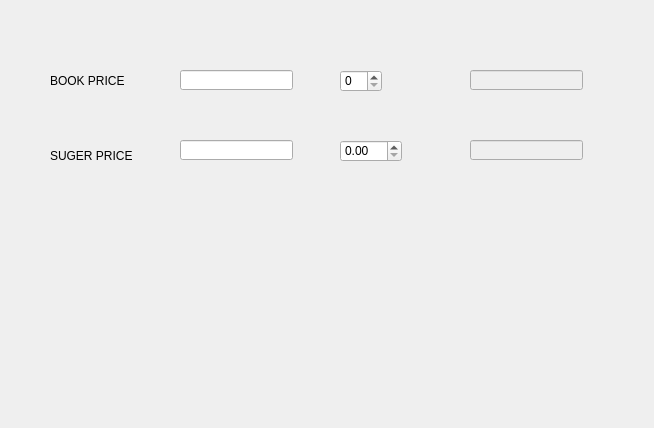
<?xml version="1.0" encoding="UTF-8"?>
<ui version="4.0">
 <class>Dialog</class>
 <widget class="QDialog" name="Dialog">
  <property name="geometry">
   <rect>
    <x>0</x>
    <y>0</y>
    <width>654</width>
    <height>428</height>
   </rect>
  </property>
  <property name="windowTitle">
   <string>Dialog</string>
  </property>
  <widget class="QLabel" name="label">
   <property name="geometry">
    <rect>
     <x>50</x>
     <y>60</y>
     <width>81</width>
     <height>41</height>
    </rect>
   </property>
   <property name="text">
    <string>BOOK PRICE</string>
   </property>
  </widget>
  <widget class="QLabel" name="label_2">
   <property name="geometry">
    <rect>
     <x>50</x>
     <y>140</y>
     <width>91</width>
     <height>31</height>
    </rect>
   </property>
   <property name="text">
    <string>SUGER PRICE</string>
   </property>
  </widget>
  <widget class="QSpinBox" name="spinBoxBookQty">
   <property name="geometry">
    <rect>
     <x>340</x>
     <y>70</y>
     <width>42</width>
     <height>22</height>
    </rect>
   </property>
  </widget>
  <widget class="QDoubleSpinBox" name="doubleSpinBoxSugarQty">
   <property name="geometry">
    <rect>
     <x>340</x>
     <y>140</y>
     <width>62</width>
     <height>22</height>
    </rect>
   </property>
  </widget>
  <widget class="QLineEdit" name="lineEditBookPrice">
   <property name="geometry">
    <rect>
     <x>180</x>
     <y>70</y>
     <width>113</width>
     <height>20</height>
    </rect>
   </property>
  </widget>
  <widget class="QLineEdit" name="lineEditSugarPrice">
   <property name="geometry">
    <rect>
     <x>180</x>
     <y>140</y>
     <width>113</width>
     <height>20</height>
    </rect>
   </property>
  </widget>
  <widget class="QLineEdit" name="lineEditBookAmount">
   <property name="enabled">
    <bool>false</bool>
   </property>
   <property name="geometry">
    <rect>
     <x>470</x>
     <y>70</y>
     <width>113</width>
     <height>20</height>
    </rect>
   </property>
  </widget>
  <widget class="QLineEdit" name="lineEditSugarAmount">
   <property name="enabled">
    <bool>false</bool>
   </property>
   <property name="geometry">
    <rect>
     <x>470</x>
     <y>140</y>
     <width>113</width>
     <height>20</height>
    </rect>
   </property>
  </widget>
  <widget class="QLabel" name="label_3">
   <property name="geometry">
    <rect>
     <x>380</x>
     <y>330</y>
     <width>221</width>
     <height>41</height>
    </rect>
   </property>
   <property name="text">
    <string/>
   </property>
  </widget>
 </widget>
 <resources/>
 <connections/>
</ui>
